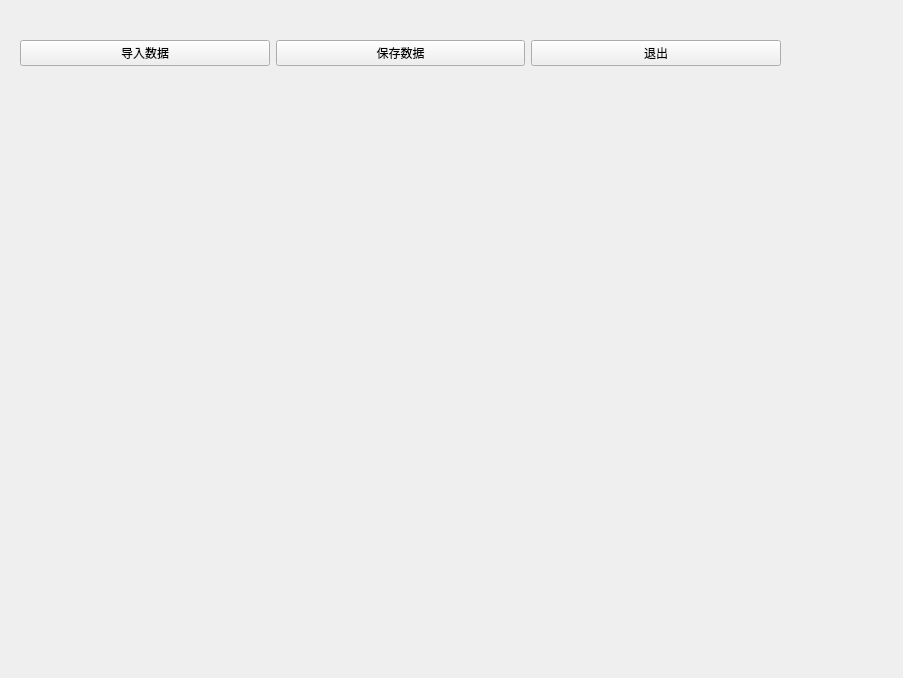
<?xml version="1.0" encoding="UTF-8"?>
<ui version="4.0">
 <class>Form</class>
 <widget class="QWidget" name="Form">
  <property name="geometry">
   <rect>
    <x>0</x>
    <y>0</y>
    <width>903</width>
    <height>678</height>
   </rect>
  </property>
  <property name="windowTitle">
   <string>Form</string>
  </property>
  <widget class="QWidget" name="layoutWidget">
   <property name="geometry">
    <rect>
     <x>20</x>
     <y>40</y>
     <width>761</width>
     <height>541</height>
    </rect>
   </property>
   <layout class="QGridLayout" name="gridLayout">
    <item row="0" column="1">
     <widget class="QPushButton" name="quit_btn_7">
      <property name="text">
       <string>保存数据</string>
      </property>
     </widget>
    </item>
    <item row="0" column="2">
     <widget class="QPushButton" name="quit_btn">
      <property name="text">
       <string>退出</string>
      </property>
     </widget>
    </item>
    <item row="2" column="0" rowspan="2" colspan="3">
     <widget class="DataTableWidget" name="widget_2" native="true"/>
    </item>
    <item row="0" column="0">
     <widget class="QPushButton" name="quit_btn_5">
      <property name="text">
       <string>导入数据</string>
      </property>
     </widget>
    </item>
   </layout>
  </widget>
 </widget>
 <customwidgets>
  <customwidget>
   <class>DataTableWidget</class>
   <extends>QWidget</extends>
   <header location="global">qtpandas.views.DataTableView</header>
   <container>1</container>
  </customwidget>
 </customwidgets>
 <resources/>
 <connections/>
</ui>
